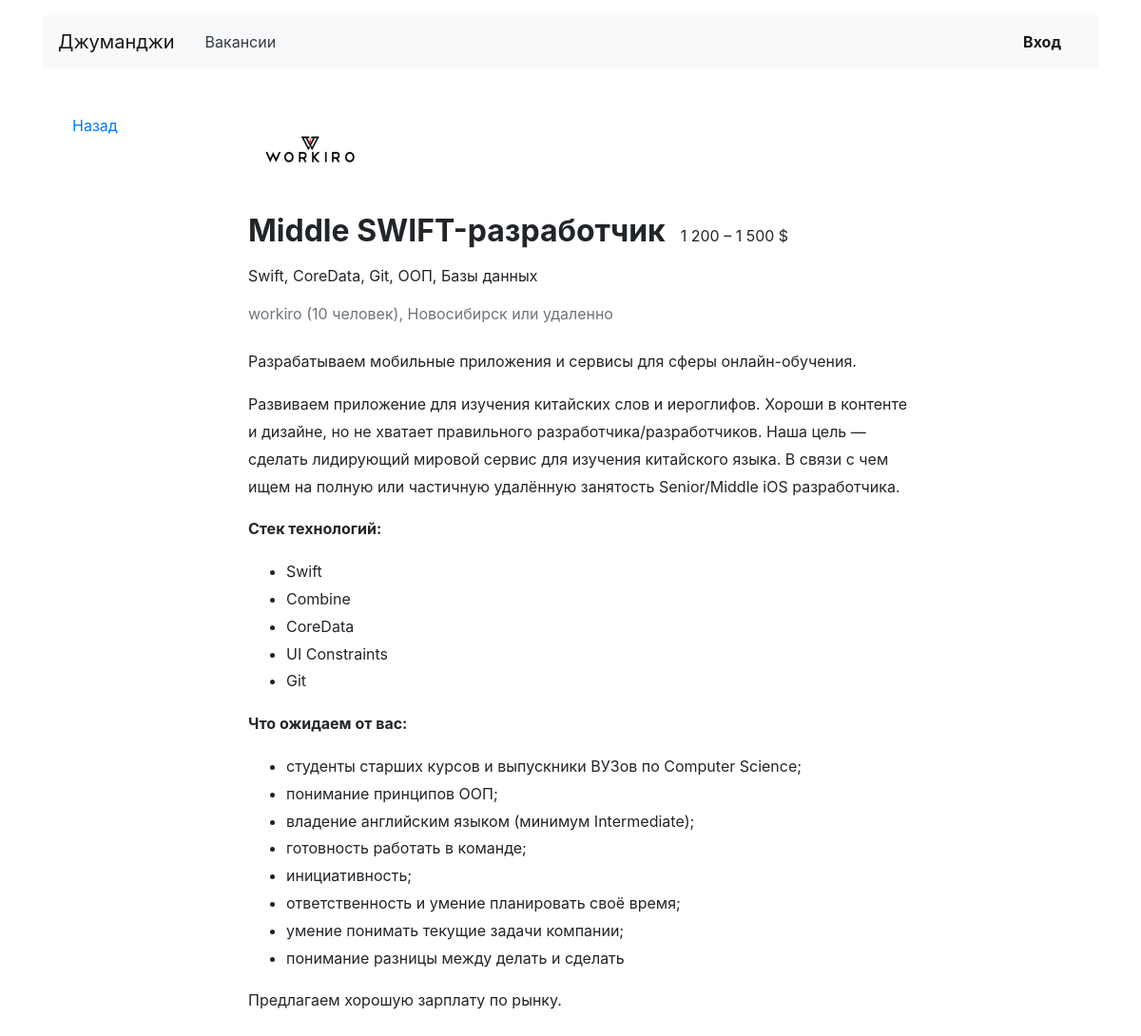
The app's page /vacancies/3/ with its own data.
### vacancies/models.py (models this page shows, shortened)
class Vacancy(models.Model):
    title = models.CharField(max_length=64, verbose_name='Название вакансии')
    specialty = models.ForeignKey(Specialty, on_delete=models.PROTECT, related_name="vacancies",
                                  verbose_name='Специализация')
    company = models.ForeignKey(Company, on_delete=models.CASCADE, related_name="vacancies")
    skills = models.TextField(blank=True, verbose_name='Требуемые навыки')
    description = models.TextField(blank=True, verbose_name='Описание вакансии')
    salary_min = models.IntegerField(blank=True, verbose_name='Зарплата от')
    salary_max = models.IntegerField(blank=True, verbose_name='Зарплата до')
    published_at = models.DateTimeField(auto_now_add=True)
    class Meta:
        verbose_name = 'Вакансия'
        verbose_name_plural = 'Вакансии'

class Company(models.Model):
    name = models.CharField(max_length=64)
    location = models.CharField(max_length=64)
    logo = models.ImageField(upload_to='MEDIA_COMPANY_IMAGE_DIR')
    description = models.TextField(blank=True)
    employee_count = models.IntegerField()
    owner = models.OneToOneField(User, on_delete=models.PROTECT, related_name='companies', null=True)
    def get_absolute_url(self):
        return reverse('company', kwargs={'company_id': self.pk})
    class Meta:
        verbose_name = 'Компания'
        verbose_name_plural = 'Компании'

### vacancies/views.py (the view, shortened to what this page needs)
# urls.py: path('vacancies/<int:vacancy_id>/', VacancyView.as_view(), name='vacancy'),
class VacancyView(TemplateView):
    model = Vacancy
    template_name = 'vacancies/vacancy.html'
    def get_context_data(self, **kwargs):
        context = super().get_context_data()
        try:
            vacancy = Vacancy.objects.get(pk=self.kwargs['vacancy_id'])
        except ObjectDoesNotExist:
            raise Http404("Вакансии с таким id не существует")
        context['vacancy'] = vacancy
        context['form'] = SendApplicationForm
        return context

### vacancies/templatetags/salary.py (called while the page is built)
@register.filter()
def salary(value):
    return '{:,}'.format(value).replace(',', ' ')

### vacancies/templates/vacancies/vacancy.html (shortened to what this page needs)
{% extends 'vacancies/base.html' %}
{% load static %}
{% load salary %}
{% block content %}
<main class="container mt-3 pb-5">
    <div class="row mt-5">
        <div class="col-12 col-lg-2">
            <div class="pl-3 mb-5">
                <p><a href="{% url 'home' %}">Назад</a></p>
            </div>
        </div>
        <div class="col-12 col-lg-8">
            <section class="pl-3">
                {% if vacancy.company.logo %}
                <a href="{{ vacancy.company.get_absolute_url }}"><img src="{{ vacancy.company.logo.url }}"
                                                                        width="130" height="80" alt=""></a>
                {% endif %}
                <div class="d-flex align-items-baseline align-content-baseline">
                    <h1 class="h2 mt-4 font-weight-bold">{{ vacancy.title }}</h1>
                    <p class="m-0 pl-3">{{ vacancy.salary_min|salary }} – {{ vacancy.salary_max|salary }} $</p>
                </div>
                <p class="mt-2">{{ vacancy.skills }}</p>
                <p class="text-muted mb-4">{{ vacancy.company.name }} ({{ vacancy.company.employee_count }}
                    человек), {{ vacancy.company.location }} или удаленно</p>
                <div style="line-height: 1.8;">
                    <p>{{ vacancy.company.description }} </p>
                    <p>{{ vacancy.description|safe }}
                    </p>
                </div>
                {% if user.is_authenticated %}
                {% load crispy_forms_tags %}
                {% endif %}
            </section>
        </div>
    </div>
</main>
{% endblock %}

### records on screen
Vacancy: company.logo (picture), title "Middle SWIFT-разработчик", salary_min|salary "1 200", salary_max|salary "1 500", skills "Swift, CoreData, Git, ООП, Базы данных", company.name "workiro", company.employee_count "10", company.location "Новосибирск", company.description "Разрабатываем мобильные приложения и сервисы для сферы онлайн-обучения.", description "Развиваем приложение для изучения китайских слов и иероглифов. Хороши в контенте и дизайне, но не хватает правильного разработчика/разработчиков. Наша цель — сделать лидирующий мировой сервис для изучения китайского языка. В связи с чем ищем на полную или частичную удалённую занятость Senior/Middle iOS разработчика. Стек технологий: Swift Combine CoreData UI Constraints Git Что ожидаем от вас: студенты старших курсов и выпускники ВУЗов по Computer Science; понимание принципов ООП; владение английским языком (минимум Intermediate); готовность работать в команде; инициативность; ответственность и умение планировать своё время; умение понимать текущие задачи компании; понимание разницы между…"
